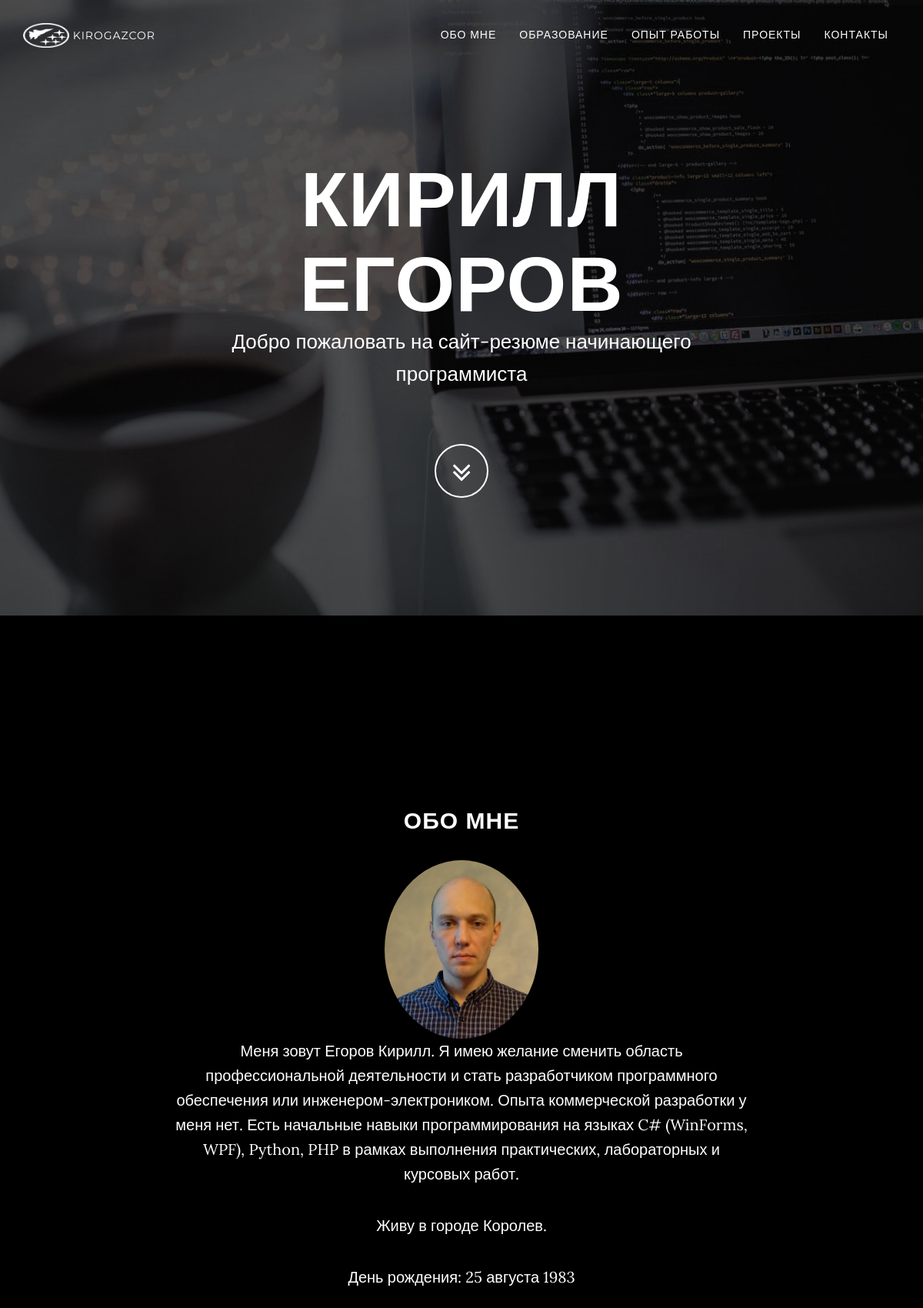
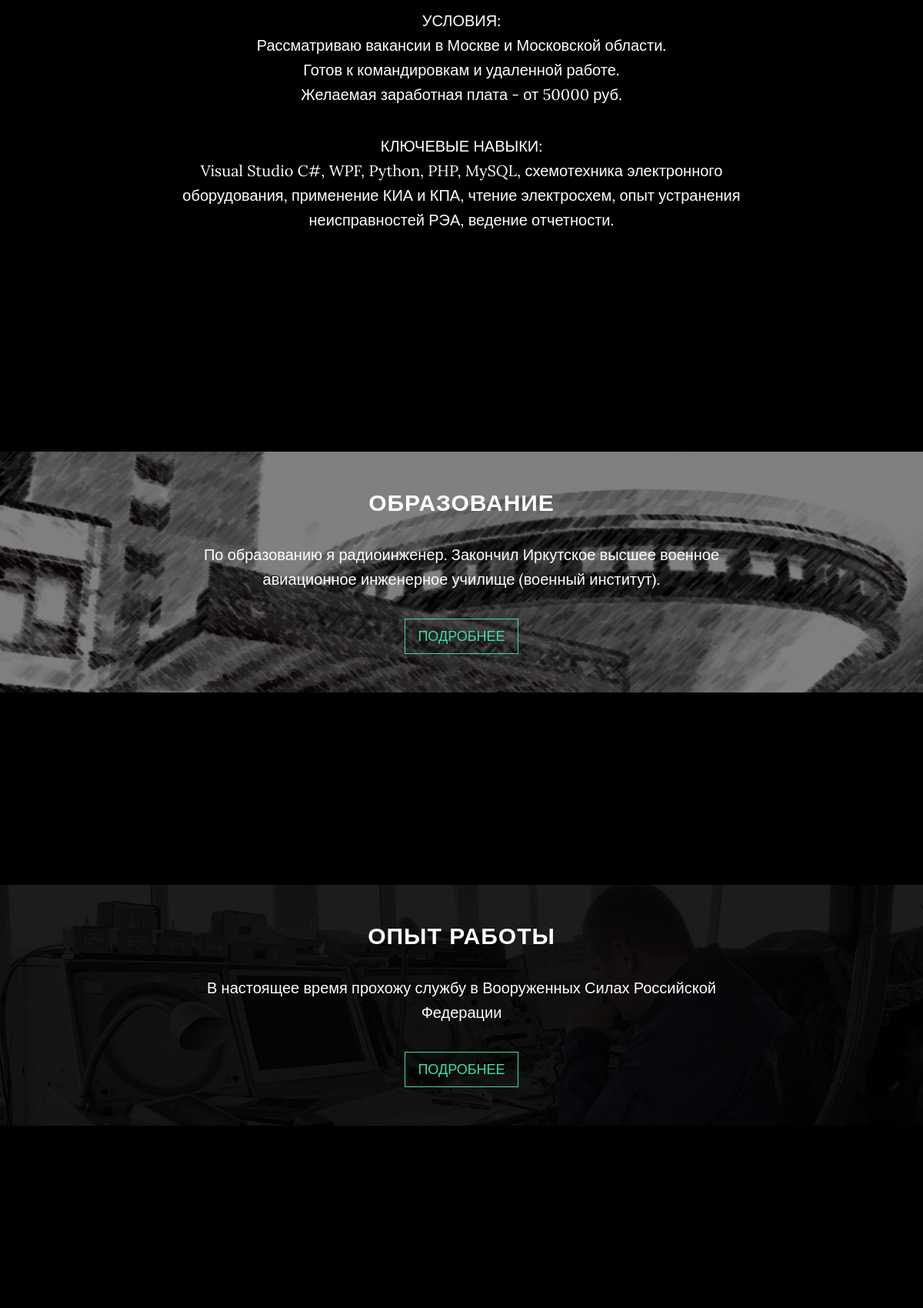
The page / (upper part) on the database its author committed (2 pictures, top to bottom).
### main_page/models.py (models this page shows)
class AboutMe(models.Model):
    name = models.CharField(verbose_name='Имя', max_length=12)
    surname = models.CharField(verbose_name='Фамилия', max_length=12)
    about = models.TextField(verbose_name='Обо мне')
    birthday = models.DateField(verbose_name='Дата рождения')
    city = models.CharField(verbose_name='Город', max_length=12)
    suggestions = models.TextField(verbose_name='Условия')
    skills = models.TextField(verbose_name='Навыки')
    education = models.TextField(verbose_name='Образование')
    projects = models.TextField(verbose_name='Проекты')
    work = models.TextField(verbose_name='Опыт работы')
    email = models.CharField(verbose_name='Почта', max_length=32)
    github = models.CharField(verbose_name='Github', max_length=32)
    class Meta:
        managed = False
        db_table = 'about_me'

### main_page/views.py (the view)
# urls.py: path('', views.index, name='index'),
def index(request):
    about_me_db = AboutMe.objects.all().first()
    main_content = {
        'title': 'Резюме',
        'Year': Year,
        'about_me_db': about_me_db,
    }
    return render(request, 'homePage.html', main_content)

### templates/homePage.html (shortened to what this page needs)
{% extends "wrapper.html" %}
{% block nav %}
    <nav class="navbar navbar-custom navbar-fixed-top" role="navigation">
        <div style="vertical-align:middle" class="container">
            <div  id="logo_title" class="navbar-header">
                <a class="page-scroll" href="#page-top">
                    <img id="logo" src="/static/image/kirogazcor_inv.png" width="60px">
                    <span id="title">kirogazcor</span>
                </a>
            </div>
            <div class="collapse navbar-collapse navbar-right navbar-main-collapse">
                <ul class="nav navbar-nav">
                    <li>
                        <a class="page-scroll" href="#about">Обо мне</a>
                    </li>
                    <li>
                        <a class="page-scroll" href="#education">Образование</a>
                    </li>
                    <li>
                        <a class="page-scroll" href="#work">Опыт работы</a>
                    </li>
                    <li>
                        <a class="page-scroll" href="#projects">Проекты</a>
                    </li>
                    <li>
                        <a class="page-scroll" href="#contact">Контакты</a>
                    </li>
                </ul>
            </div>
        </div>
    </nav>
{% endblock %}
{% block header %}
    <header class="intro">
        <div class="intro-body">
            <div class="container">
                <div class="row">
                    <div class="col-md-8 col-md-offset-2">
                        <h1 class="brand-heading" style="margin: 50px auto 0;">{{about_me_db.name}} {{about_me_db.surname}}</h1>
                        <p class="intro-text">Добро пожаловать на сайт-резюме начинающего программиста
                        </p>
                        <br>
                        <a href="#about" class="btn btn-circle page-scroll">
                            <i class="fa fa-angle-double-down animated"></i>
                        </a>
                    </div>
                </div>
            </div>
        </div>
    </header>
{% endblock %}
{% block content %}
    <section id="about" class="container content-section text-center">
        <div class="row">
            <div class="col-lg-8 col-lg-offset-2">
                <h2>Обо мне</h2>
                <img src="/static/image/me.jpg" class="img-circle king" width="200">
                <br>
                <p>Меня зовут {{about_me_db.surname}} {{about_me_db.name}}. {{about_me_db.about}}</p>
                <p>Живу в городе {{about_me_db.city}}.</p>
                <p>День рождения: {{ about_me_db.birthday|date:'d E Y' }}</p>
                <p>УСЛОВИЯ:<br>{{about_me_db.suggestions|safe}}</p>
                <p>КЛЮЧЕВЫЕ НАВЫКИ:<br>{{about_me_db.skills}}</p>
            </div>
        </div>
    </section>
    <section id="education" class="content-section text-center">
        <div class="education-section">
            <div class="container">
                <div class="col-lg-8 col-lg-offset-2">
                    <h2>Образование</h2>
                    <p>{{about_me_db.education}}</p>
                    <a href="education" class="btn btn-default btn-lg">Подробнее</a>
                </div>
            </div>
        </div>
    </section>
    <section id="work" class="content-section text-center">
        <div class="work-section">
            <div class="container">
                <div class="col-lg-8 col-lg-offset-2">
                    <h2>Опыт работы</h2>
                    <p>{{about_me_db.work}}</p>
                    <a href="work" class="btn btn-default btn-lg">Подробнее</a>
                </div>
            </div>
        </div>
    </section>
    <section id="projects" class="content-section text-center">
    </section>
{% endblock %}

### static/css/grayscale.css (style rules this page uses)
body { width: 100%; height: 100%; font-family: "Lora", "Helvetica Neue", Helvetica, Arial, sans-serif; color: white; background-color: black; }
html { width: 100%; height: 100%; }
h1, h2, h3, h4, h5, h6 { margin: 0 0 35px; text-transform: uppercase; font-family: "Montserrat", "Helvetica Neue", Helvetica, Arial, sans-serif; font-weight: 700; letter-spacing: 1px; }
p { margin: 0 0 25px; font-size: 18px; line-height: 1.5; }
@media (min-width: 768px) { p { margin: 0 0 35px; font-size: 20px; line-height: 1.6; } }
a { color: #42DCA3; -webkit-transition: all 0.2s ease-in-out; -moz-transition: all 0.2s ease-in-out; transition: all 0.2s ease-in-out; }
.navbar-custom { margin-bottom: 0; border-bottom: 1px solid rgba(255, 255, 255, 0.3); text-transform: uppercase; font-family: "Montserrat", "Helvetica Neue", Helvetica, Arial, sans-serif; background-color: black; }
.navbar-custom a { color: white; }
.navbar-custom .nav li a { -webkit-transition: background 0.3s ease-in-out; -moz-transition: background 0.3s ease-in-out; transition: background 0.3s ease-in-out; }
@media (min-width: 300px) { .navbar-custom { padding: 20px 0; border-bottom: none; letter-spacing: 1px; background: transparent; -webkit-transition: background 0.5s ease-in-out, padding 0.5s ease-in-out; -moz-transition: background 0.5s ease-in-out, padding 0.5s ease-in-out; transition: background 0.5s ease-in-out, padding 0.5s ease-in-out; } }
.intro { display: table; width: 100%; height: auto; padding: 100px 0; text-align: center; color: white; background: url(../image/background_dark.jpg) no-repeat bottom center scroll; background-color: black; -webkit-background-size: cover; -moz-background-size: cover; background-size: cover; -o-background-size: cover; }
.intro .intro-body { display: table-cell; vertical-align: middle; }
.intro .intro-body .brand-heading { font-size: 40px; }
.intro .intro-body .intro-text { font-size: 18px; }
@media (min-width: 768px) { .intro { height: 100%; padding: 0; } }
@media (min-width: 768px) { .intro .intro-body .brand-heading { font-size: 100px; } }
@media (min-width: 768px) { .intro .intro-body .intro-text { font-size: 26px; } }
.btn-circle { width: 70px; height: 70px; margin-top: 15px; padding: 7px 16px; border: 2px solid white; border-radius: 100% !important; font-size: 40px; color: white; background: transparent; -webkit-transition: background 0.3s ease-in-out; -moz-transition: background 0.3s ease-in-out; transition: background 0.3s ease-in-out; }
.btn-circle i.animated { -webkit-transition-property: -webkit-transform; -webkit-transition-duration: 1s; -moz-transition-property: -moz-transform; -moz-transition-duration: 1s; }
.content-section { padding-top: 100px; }
.education-section { width: 100%; padding: 50px 0; color: white; background: url(../image/downloads-bg.jpg) no-repeat center center scroll; background-color: black; -webkit-background-size: cover; -moz-background-size: cover; background-size: cover; -o-background-size: cover; }
.work-section { width: 100%; padding: 50px 0; color: white; background: url(../image/work_bg.jpg) no-repeat center center scroll; background-color: black; -webkit-background-size: cover; -moz-background-size: cover; background-size: cover; -o-background-size: cover; }
@media (min-width: 767px) { .content-section { padding-top: 250px; } }
.btn { text-transform: uppercase; font-family: "Montserrat", "Helvetica Neue", Helvetica, Arial, sans-serif; font-weight: 400; -webkit-transition: all 0.3s ease-in-out; -moz-transition: all 0.3s ease-in-out; transition: all 0.3s ease-in-out; border-radius: 0; }
.btn-default { border: 1px solid #42DCA3; color: #42DCA3; background-color: transparent; }
body { webkit-tap-highlight-color: rgba(255, 255, 255, 0.2); }
.king { transition: linear 0.3s; }
#logo { vertical-align: middle; }

### templates/wrapper.html (style rules this page uses)
#logo, #title { display: inline-block; vertical-align:middle }
#logo_title { margin-top:10px; }

### rows shown on the page
AboutMe: name "КИРИЛЛ", surname "ЕГОРОВ", surname "Егоров", name "Кирилл", about "Я имею желание сменить область профессиональной деятельности и стать разработчиком программного обеспечения или инженером-электроником. Опыта коммерческой разработки у меня нет. Есть начальные навыки программирования на языках C# (WinForms, WPF), Python, PHP в рамках выполнения практических, лабораторных и курсовых работ.", city "Королев", birthday "25 августа 1983", suggestions "Рассматриваю вакансии в Москве и Московской области. Готов к командировкам и удаленной работе. Желаемая заработная плата - от 50000 руб.", skills "Visual Studio C#, WPF, Python, PHP, MySQL, схемотехника электронного оборудования, применение КИА и КПА, чтение электросхем, опыт устранения неисправностей РЭА, ведение отчетности.", education "По образованию я радиоинженер. Закончил Иркутское высшее военное авиационное инженерное училище (военный институт).", work "В настоящее время прохожу службу в Вооруженных Силах Российской Федерации"
